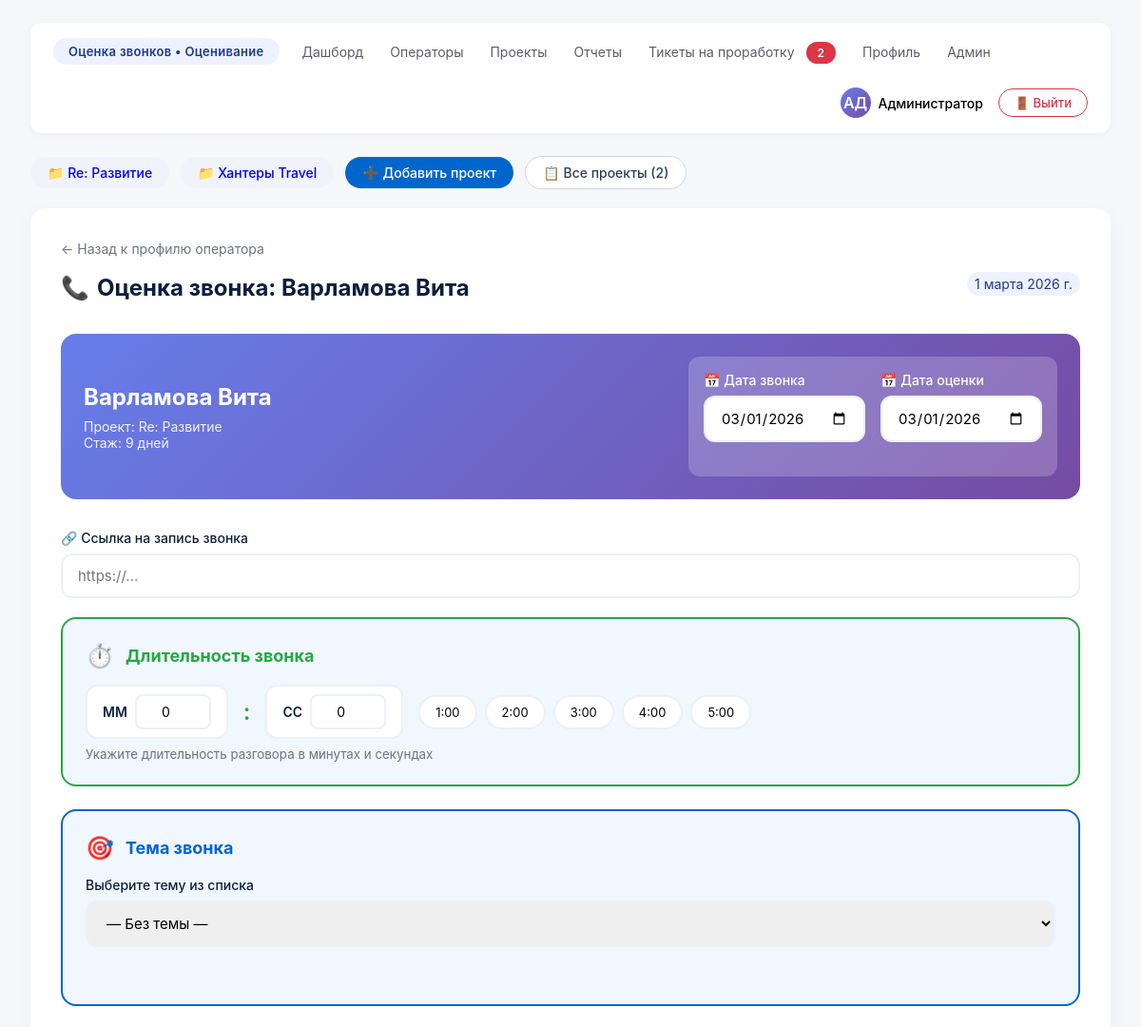
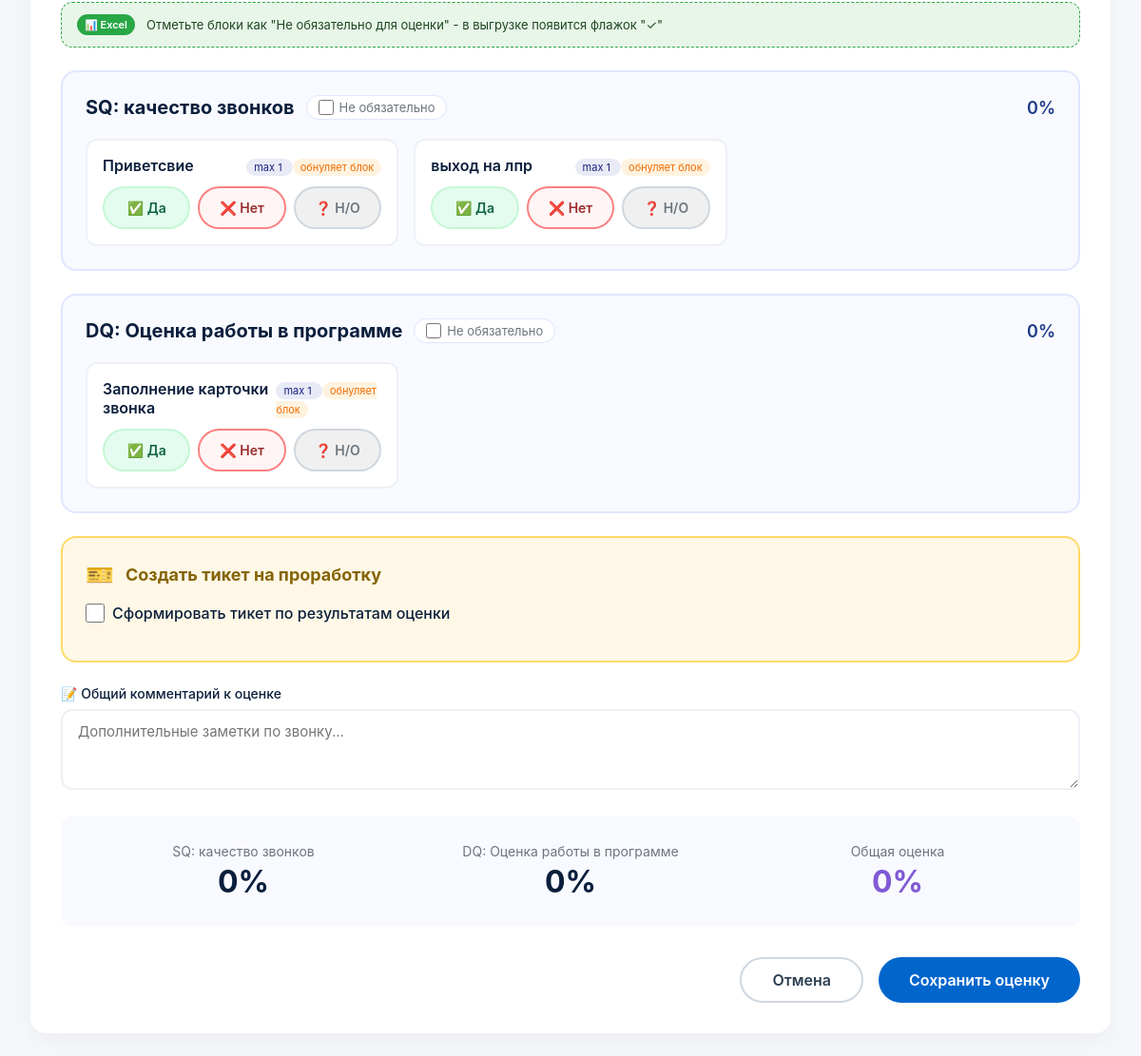
The page /evaluate/1 (signed in) on the database its author committed (2 pictures, top to bottom).
### database.py (models this page shows)
class User(Base):
    __tablename__ = "users"
    id = Column(Integer, primary_key=True)
    full_name = Column(String, nullable=False)
    login = Column(String, unique=True, nullable=False)
    password_hash = Column(String, nullable=True)
    role = Column(String, nullable=False, default=UserRole.CONTROLLER.value)
    email = Column(String, nullable=True)
    avatar_letters = Column(String(2), nullable=True)
    is_active = Column(Boolean, default=True)
    created_at = Column(DateTime, default=datetime.utcnow)
    evaluations_given = relationship("Evaluation", back_populates="evaluator")
    managed_projects = relationship("Project", secondary="project_managers", back_populates="managers")
    manager_links = relationship("ProjectManager", back_populates="user", overlaps="managed_projects,managers")

class Project(Base):
    __tablename__ = "projects"
    id = Column(Integer, primary_key=True)
    name = Column(String, unique=True, nullable=False)
    description = Column(String, nullable=True)
    is_active = Column(Boolean, default=True)
    created_at = Column(DateTime, default=datetime.utcnow)
    operators = relationship("Operator", back_populates="project")
    metric_blocks = relationship("MetricBlock", back_populates="project", cascade="all, delete-orphan")
    managers = relationship("User", secondary="project_managers", back_populates="managed_projects")
    topics = relationship("Topic", back_populates="project", cascade="all, delete-orphan")
    manager_links = relationship("ProjectManager", back_populates="project", overlaps="managers,managed_projects")

class Operator(Base):
    __tablename__ = "operators"
    id = Column(Integer, primary_key=True)
    full_name = Column(String, nullable=False)
    login = Column(String, unique=True, nullable=False)
    avatar_letters = Column(String(2))
    hire_date = Column(Date, nullable=True)
    experience_days = Column(Integer, default=0)
    total_evaluations = Column(Integer, default=0)
    avg_quality = Column(Float, default=0.0)
    avg_call_duration = Column(Integer, default=0)  # Средняя длительность звонка в секундах
    project_id = Column(Integer, ForeignKey("projects.id"), nullable=False)
    is_active = Column(Boolean, default=True)
    created_at = Column(DateTime, default=datetime.utcnow)
    project = relationship("Project", back_populates="operators")
    evaluations = relationship("Evaluation", back_populates="operator")

class MetricBlock(Base):
    __tablename__ = "metric_blocks"
    id = Column(Integer, primary_key=True)
    project_id = Column(Integer, ForeignKey("projects.id", ondelete="CASCADE"), nullable=False)
    name = Column(String, nullable=False)  # Название подблока
    description = Column(String, nullable=True)
    display_order = Column(Integer, default=0)
    is_active = Column(Boolean, default=True)
    created_at = Column(DateTime, default=datetime.utcnow)
    project = relationship("Project", back_populates="metric_blocks")
    metrics = relationship("Metric", back_populates="block", cascade="all, delete-orphan")

class Metric(Base):
    __tablename__ = "metrics"
    id = Column(Integer, primary_key=True)
    block_id = Column(Integer, ForeignKey("metric_blocks.id", ondelete="CASCADE"), nullable=False)
    name = Column(String, nullable=False)  # Приветствие, Скрипт и т.д.
    description = Column(String, nullable=True)
    max_score = Column(Integer, nullable=False, default=5)  # По умолчанию 5 баллов
    is_critical = Column(Boolean, default=False)  # Критичная ли метрика
    penalty_type = Column(String, nullable=True)  # "block" или "total"
    penalty_value = Column(Float, nullable=True)  # Размер штрафа в %
    resets_block = Column(Boolean, default=False)  # Если True и метрика = 0 -> весь блок = 0
    display_order = Column(Integer, default=0)
    is_active = Column(Boolean, default=True)
    created_at = Column(DateTime, default=datetime.utcnow)
    block = relationship("MetricBlock", back_populates="metrics")
    evaluations = relationship("EvaluationMetric", back_populates="metric")

### main.py (the view)
@app.get("/evaluate/{operator_id}", response_class=HTMLResponse)
async def evaluate_page(
    request: Request,
    operator_id: int,
    current_user: User = Depends(get_current_user),
    db: Session = Depends(get_db)
):
    if current_user.role not in ['admin', 'controller']:
        raise HTTPException(status_code=403, detail="Только контролеры могут оценивать звонки")
    operator = db.query(Operator).filter(Operator.id == operator_id).first()
    if not operator:
        raise HTTPException(status_code=404, detail="Оператор не найден")
    metrics = db.query(Metric).join(MetricBlock).filter(
        MetricBlock.project_id == operator.project_id,
        Metric.is_active == True,
        MetricBlock.is_active == True
    ).order_by(MetricBlock.display_order, Metric.display_order).all()
    blocks = db.query(MetricBlock).filter(
        MetricBlock.project_id == operator.project_id,
        MetricBlock.is_active == True
    ).order_by(MetricBlock.display_order).all()
    topics = db.query(Topic).filter(
        Topic.project_id == operator.project_id,
        Topic.is_active == True
    ).order_by(Topic.display_order).all()
    projects = db.query(Project).filter(Project.is_active == True).all()
    tickets_count = get_active_tickets_count(db)
    return templates.TemplateResponse(
        "evaluate.html",
        {
            "request": request,
            "user": current_user,
            "operator": operator,
            "metrics": metrics,
            "blocks": blocks,
            "topics": topics,
            "projects": projects,
            "tickets_count": tickets_count,
            "today": date.today().strftime("%Y-%m-%d"),
            "date": date
        }
    )

### templates/evaluate.html (shortened to what this page needs)
<!DOCTYPE html>
<html lang="ru">
<head>
</head>
<body>
    <div class="top-nav">
        <div class="project-badge">Оценка звонков • Оценивание</div>
        <div class="nav-links">
            <a href="/" class="nav-item {% if request.url.path == '/' %}active{% endif %}">Дашборд</a>
            <a href="/operators" class="nav-item {% if request.url.path == '/operators' %}active{% endif %}">Операторы</a>
            <a href="/projects" class="nav-item {% if request.url.path == '/projects' %}active{% endif %}">Проекты</a>
            <a href="/reports" class="nav-item {% if request.url.path == '/reports' %}active{% endif %}">Отчеты</a>
            <a href="/tickets" class="nav-item {% if request.url.path == '/tickets' %}active{% endif %}">
                Тикеты на проработку
                <span class="tickets-badge">{{ tickets_count|default(0) }}</span>
            </a>
            <a href="/auth/profile" class="nav-item {% if request.url.path == '/auth/profile' %}active{% endif %}">Профиль</a>
            {% if user and user.role == 'admin' %}
            <a href="/admin" class="nav-item {% if request.url.path == '/admin' %}active{% endif %}">Админ</a>
            {% endif %}
        </div>
        <div class="user-rating">
            <div class="user-info">
                <div class="user-avatar">
                    {% if user and user.avatar_letters %}
                        {{ user.avatar_letters }}
                    {% elif user and user.full_name %}
                        {{ user.full_name[:2]|upper }}
                    {% else %}
                        АД
                    {% endif %}
                </div>
                <span style="font-size: 14px; font-weight: 500;">
                    {% if user and user.full_name %}
                        {{ user.full_name.split()[0] }}
                    {% else %}
                        Админ
                    {% endif %}
                </span>
            </div>
            <a href="/auth/logout" style="text-decoration: none;" onclick="return confirm('Вы действительно хотите выйти?');">
                <button class="logout-btn" type="button">
                    🚪 Выйти
                </button>
            </a>
        </div>
    </div>
    <div class="projects-strip">
        {% for project in projects %}
            <a href="/project/{{ project.id }}" class="project-tag" style="background: #f0f3fa;">
                📁 {{ project.name }}
            </a>
        {% else %}
            <span class="project-tag" style="background: #f0f3fa;">📁 Нет проектов</span>
        {% endfor %}
        {% if user and user.role in ['admin', 'controller'] %}
        <span class="project-tag add" onclick="window.location.href='/projects'">➕ Добавить проект</span>
        {% endif %}
        <span class="project-tag all" onclick="window.location.href='/projects'">
            📋 Все проекты ({{ projects|length }})
        </span>
    </div>
    <div class="evaluate-container">
        <a href="/operator/{{ operator.id }}" class="back-link">
            ← Назад к профилю оператора
        </a>
        <div class="evaluate-header">
            <h1>
                <span>📞</span>
                Оценка звонка: {{ operator.full_name }}
            </h1>
            <div class="evaluation-date" id="evaluationDateDisplay"></div>
        </div>
        <div class="operator-info">
            <div>
                <h2>{{ operator.full_name }}</h2>
                <p>Проект: {{ operator.project.name }}</p>
                <p>Стаж: {{ operator.experience_days }} дней</p>
            </div>
            <div class="call-info">
                <div class="dates-section">
                    <div class="form-group" style="margin-bottom: 0;">
                        <label style="color: white;">📅 Дата звонка</label>
                        <input type="date" id="callDate" value="{{ today }}" style="background: white; color: black;">
                    </div>
                    <div class="form-group" style="margin-bottom: 0;">
                        <label style="color: white;">📅 Дата оценки</label>
                        <input type="date" id="evaluationDate" value="{{ today }}" style="background: white; color: black;">
                    </div>
                </div>
            </div>
        </div>
        <div class="form-group">
            <label>🔗 Ссылка на запись звонка</label>
            <input type="url" id="callLink" placeholder="https://...">
        </div>
        <div class="duration-section">
            <div class="duration-header">
                <span style="font-size: 24px;">⏱️</span>
                <h3>Длительность звонка</h3>
            </div>
            <div class="duration-input-group">
                <div class="duration-field">
                    <label>ММ</label>
                    <input type="number" id="durationMinutes" min="0" max="999" value="0" placeholder="0">
                </div>
                <span class="duration-separator">:</span>
                <div class="duration-field">
                    <label>СС</label>
                    <input type="number" id="durationSeconds" min="0" max="59" value="0" placeholder="00">
                </div>
                <div class="duration-presets">
                    <button type="button" class="preset-btn" onclick="setDurationPreset(1, 0)">1:00</button>
                    <button type="button" class="preset-btn" onclick="setDurationPreset(2, 0)">2:00</button>
                    <button type="button" class="preset-btn" onclick="setDurationPreset(3, 0)">3:00</button>
                    <button type="button" class="preset-btn" onclick="setDurationPreset(4, 0)">4:00</button>
                    <button type="button" class="preset-btn" onclick="setDurationPreset(5, 0)">5:00</button>
                </div>
            </div>
            <small style="color: #6c757d; display: block; margin-top: 8px;">
                Укажите длительность разговора в минутах и секундах
            </small>
        </div>
        <div class="topic-section">
            <div class="topic-header">
                <span style="font-size: 24px;">🎯</span>
                <h3>Тема звонка</h3>
            </div>
            <div class="form-group">
                <label>Выберите тему из списка</label>
                <select id="topicSelect" class="topic-select">
                    <option value="">— Без темы —</option>
                </select>
            </div>
        </div>
        <div class="excel-note">
            <span>📊 Excel</span>
            <div>Отметьте блоки как "Не обязательно для оценки" - в выгрузке появится флажок "✓"</div>
        </div>
        <div id="blocksContainer">
            {% for block in blocks %}
            <div class="block-card" id="block-{{ block.id }}" data-block-id="{{ block.id }}" data-block-name="{{ block.name }}">
                <div class="block-header">
                    <div style="display: flex; align-items: center; gap: 12px; flex-wrap: wrap;">
                        <h3>
                            {{ block.name }}
                        </h3>
                        <div class="block-optional-toggle">
                            <input type="checkbox"
                                   id="optional-block-{{ block.id }}"
                                   class="optional-block-checkbox"
                                   data-block-id="{{ block.id }}"
                                   onchange="toggleBlockOptional({{ block.id }})">
                            <label for="optional-block-{{ block.id }}">Не обязательно</label>
                        </div>
                    </div>
                    <span class="block-percent" id="block-percent-{{ block.id }}">0%</span>
                </div>
                <div class="metrics-grid">
                    {% for metric in metrics if metric.block_id == block.id %}
                    <div class="metric-item"
                         id="metric-{{ metric.id }}"
                         data-metric-id="{{ metric.id }}"
                         data-block-id="{{ block.id }}"
                         data-max-score="{{ metric.max_score }}"
                         data-resets-block="{{ 'true' if metric.resets_block else 'false' }}"
                         data-is-critical="{{ 'true' if metric.is_critical else 'false' }}"
                         data-penalty-type="{{ metric.penalty_type or '' }}"
                         data-penalty-value="{{ metric.penalty_value or 0 }}">
                        <div class="metric-header">
                            <span class="metric-name">{{ metric.name }}</span>
                            <div>
                                <span class="metric-badge {% if metric.is_critical %}critical{% endif %}">
                                    max {{ metric.max_score }}
                                </span>
                                {% if metric.resets_block %}
                                <span class="metric-badge" style="background: #fff3e0; color: #ef6c00;">
                                    обнуляет блок
                                </span>
                                {% endif %}
                            </div>
                        </div>
                        <div class="evaluation-buttons">
                            <button type="button" class="btn-yes" onclick="setMetricValue({{ metric.id }}, 'yes')">✅ Да</button>
                            <button type="button" class="btn-no {% if metric.resets_block %}resets-block{% endif %}" onclick="setMetricValue({{ metric.id }}, 'no')">❌ Нет</button>
                            <button type="button" class="btn-na" onclick="setMetricValue({{ metric.id }}, 'na')">❓ Н/О</button>
                        </div>
                    </div>
                    {% endfor %}
                </div>
            </div>
            {% endfor %}
        </div>
        <div class="ticket-section">
            <div class="ticket-header">
                <span style="font-size: 24px;">🎫</span>
                <h3>Создать тикет на проработку</h3>
            </div>
            <div class="checkbox-group">
                <input type="checkbox" id="createTicket" name="create_ticket">
                <label for="createTicket">Сформировать тикет по результатам оценки</label>
            </div>
        </div>
        <div class="form-group">
            <label>📝 Общий комментарий к оценке</label>
            <textarea id="comment" rows="3" placeholder="Дополнительные заметки по звонку..."></textarea>
        </div>
        <div class="score-preview" id="scorePreview"></div>
        <div class="submit-section">
            <button type="button" class="btn btn-outline" onclick="cancelEvaluation()">Отмена</button>
            <button type="button" class="btn btn-primary" id="submitBtn" onclick="showConfirmModal()">Сохранить оценку</button>
        </div>
    </div>
</body>
</html>

### rows shown on the page
User: avatar_letters "АД", full_name "Администратор"
Project: name "Re: Развитие", project.name "Re: Развитие"
Project: name "Хантеры Travel"
Operator: full_name "Варламова Вита", experience_days "9"
MetricBlock: name "SQ: качество звонков"
Metric: name "Приветсвие", max_score "1", resets_block "обнуляет блок"
Metric: name "выход на лпр", max_score "1", resets_block "обнуляет блок"
MetricBlock: name "DQ: Оценка работы в программе"
Metric: name "Заполнение карточки звонка", max_score "1", resets_block "обнуляет блок"

### other values the page prints
{{ tickets_count|default(0) }} "2"
{{ projects|length }} "2"
